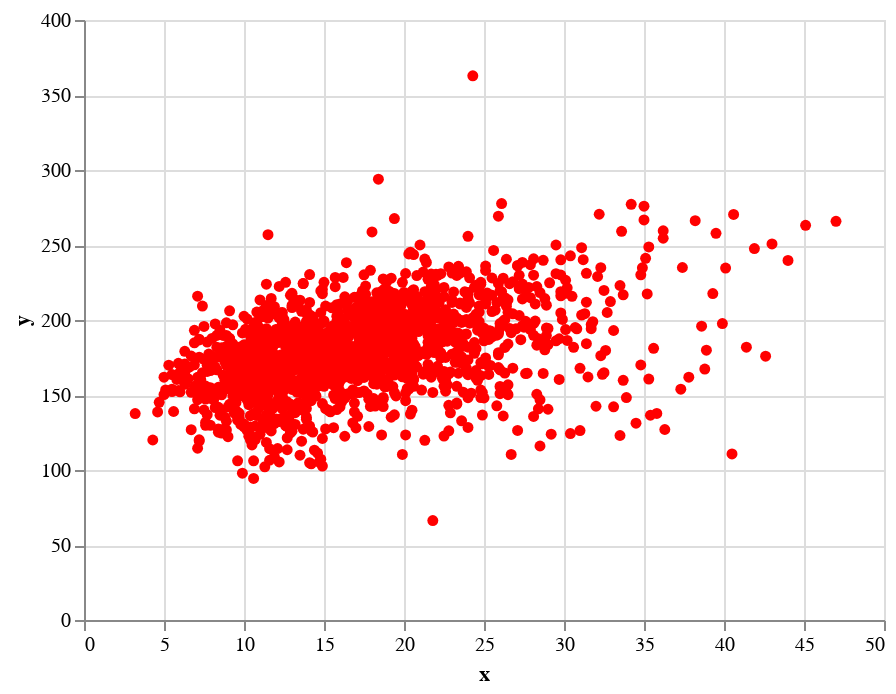

The cell this chart's notebook holds for it:
### Code cell
scatter_chart = alt.Chart(pd.DataFrame({'x':X_train, 'y': y_train})).mark_circle(opacity=1, color='red').encode(
    x='x',
    y='y'
  )
scatter_chart

### Figure 1 — Vega-Lite specification as saved in the notebook (floating-point values rounded to 4 significant figures; data arrays with more than 128 entries replaced by an {"elided": "..."} marker saying what was removed)
{"config": {"view": {"continuousWidth": 400, "continuousHeight": 300}}, "data": {"name": "data-204d6bb1aaebb16ae20b44e7dd1e0cad"}, "mark": {"type": "circle", "color": "red", "opacity": 1}, "encoding": {"x": {"field": "x", "type": "quantitative"}, "y": {"field": "y", "type": "quantitative"}}, "$schema": "https://vega.github.io/schema/vega-lite/v4.17.0.json", "datasets": {"data-204d6bb1aaebb16ae20b44e7dd1e0cad": {"elided": "1828 records"}}}
